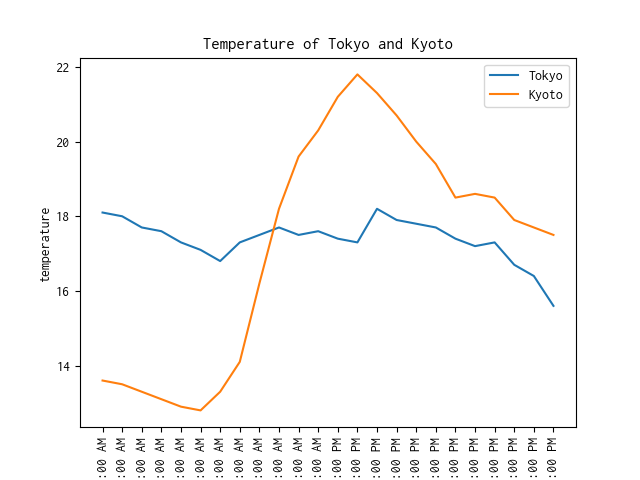

Recreate this plot in Python.
import matplotlib.pyplot as plt

if __name__ == '__main__':

    time = ['01:00 AM', '02:00 AM', '03:00 AM', '04:00 AM', '05:00 AM', '06:00 AM', '07:00 AM', '08:00 AM', '09:00 AM', '10:00 AM', '11:00 AM', '12:00 AM', '01:00 PM', '02:00 PM', '03:00 PM', '04:00 PM', '05:00 PM', '06:00 PM', '07:00 PM', '08:00 PM', '09:00 PM', '10:00 PM', '11:00 PM', '12:00 PM']
    tokyo = [18.1, 18.0, 17.7, 17.6, 17.3, 17.1, 16.8, 17.3, 17.5, 17.7, 17.5, 17.6, 17.4, 17.3, 18.2, 17.9, 17.8, 17.7, 17.4, 17.2, 17.3, 16.7, 16.4, 15.6]
    kyoto = [13.6, 13.5, 13.3, 13.1, 12.9, 12.8, 13.3, 14.1, 16.2, 18.2, 19.6, 20.3, 21.2, 21.8, 21.3, 20.7, 20.0, 19.4, 18.5, 18.6, 18.5, 17.9, 17.7, 17.5]

    plt.plot(time, tokyo)
    plt.plot(time, kyoto)
    plt.xlabel('time')
    plt.xticks(rotation=90)
    plt.ylabel('temperature')
    plt.title('Temperature of Tokyo and Kyoto')
    plt.legend(['Tokyo', 'Kyoto'])
    plt.savefig('01.png')
